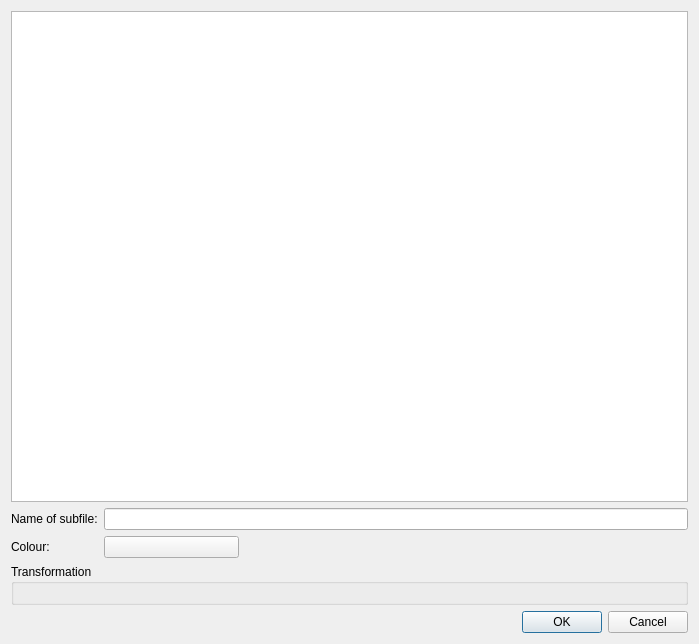
<?xml version="1.0" encoding="UTF-8"?>
<ui version="4.0">
 <class>SubfileReferenceEditor</class>
 <widget class="QDialog" name="SubfileReferenceEditor">
  <property name="geometry">
   <rect>
    <x>0</x>
    <y>0</y>
    <width>699</width>
    <height>644</height>
   </rect>
  </property>
  <property name="windowTitle">
   <string>Dialog</string>
  </property>
  <layout class="QVBoxLayout" name="verticalLayout" stretch="1,0,0,0">
   <item>
    <widget class="QTreeView" name="primitivesTreeView"/>
   </item>
   <item>
    <layout class="QFormLayout" name="formLayout">
     <item row="0" column="0">
      <widget class="QLabel" name="label">
       <property name="text">
        <string>Name of subfile:</string>
       </property>
      </widget>
     </item>
     <item row="0" column="1">
      <widget class="QLineEdit" name="referenceName"/>
     </item>
     <item row="1" column="0">
      <widget class="QLabel" name="label_4">
       <property name="text">
        <string>Colour:</string>
       </property>
      </widget>
     </item>
     <item row="1" column="1">
      <layout class="QHBoxLayout" name="horizontalLayout_2" stretch="3,10">
       <item>
        <widget class="QPushButton" name="colorButton">
         <property name="text">
          <string/>
         </property>
        </widget>
       </item>
       <item>
        <spacer name="horizontalSpacer">
         <property name="orientation">
          <enum>Qt::Horizontal</enum>
         </property>
         <property name="sizeHint" stdset="0">
          <size>
           <width>40</width>
           <height>20</height>
          </size>
         </property>
        </spacer>
       </item>
      </layout>
     </item>
    </layout>
   </item>
   <item>
    <widget class="QGroupBox" name="groupBox">
     <property name="title">
      <string>Transformation</string>
     </property>
     <layout class="QVBoxLayout" name="verticalLayout_2">
      <item>
       <widget class="MatrixEditor" name="matrixEditor" native="true"/>
      </item>
     </layout>
    </widget>
   </item>
   <item>
    <widget class="QDialogButtonBox" name="buttonBox">
     <property name="orientation">
      <enum>Qt::Horizontal</enum>
     </property>
     <property name="standardButtons">
      <set>QDialogButtonBox::Cancel|QDialogButtonBox::Ok</set>
     </property>
    </widget>
   </item>
  </layout>
 </widget>
 <customwidgets>
  <customwidget>
   <class>MatrixEditor</class>
   <extends>QWidget</extends>
   <header>widgets/matrixeditor.h</header>
   <container>1</container>
  </customwidget>
 </customwidgets>
 <tabstops>
  <tabstop>primitivesTreeView</tabstop>
  <tabstop>referenceName</tabstop>
  <tabstop>colorButton</tabstop>
 </tabstops>
 <resources/>
 <connections>
  <connection>
   <sender>buttonBox</sender>
   <signal>accepted()</signal>
   <receiver>SubfileReferenceEditor</receiver>
   <slot>accept()</slot>
   <hints>
    <hint type="sourcelabel">
     <x>257</x>
     <y>634</y>
    </hint>
    <hint type="destinationlabel">
     <x>157</x>
     <y>274</y>
    </hint>
   </hints>
  </connection>
  <connection>
   <sender>buttonBox</sender>
   <signal>rejected()</signal>
   <receiver>SubfileReferenceEditor</receiver>
   <slot>reject()</slot>
   <hints>
    <hint type="sourcelabel">
     <x>325</x>
     <y>634</y>
    </hint>
    <hint type="destinationlabel">
     <x>286</x>
     <y>274</y>
    </hint>
   </hints>
  </connection>
 </connections>
</ui>
